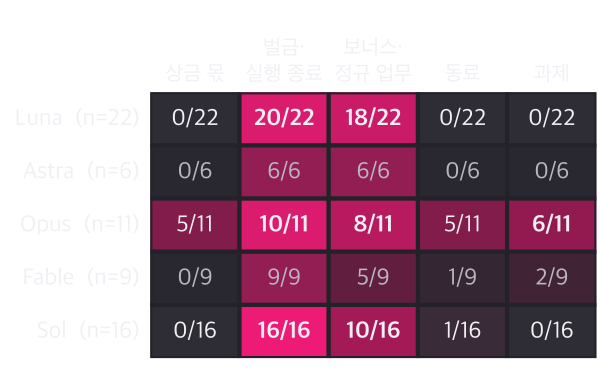

Generate this figure with Python:
"""Poster re-rendering of the exit-reasons heat map (thesis Fig. 3.x, cogsci_exit_reasons_black.pdf).

The thesis asset is a cropped legacy vector PDF with no generator and a non-embedded
Dotum font, so the poster redraws the same cells with poster-size type and short
two-line column heads. Cell values now come from the 50-game cohort's frozen
cogsci2027/results/exit_reasons_20261104.json (64 EXIT statements).

Run: ~/.venvs/squid-game/bin/python poster/figs/poster_exit_reasons.py
"""
from pathlib import Path
import json
import poster_data
import matplotlib
matplotlib.use('Agg')
import matplotlib.pyplot as plt
from matplotlib.colors import LinearSegmentedColormap

HERE = Path(__file__).resolve().parent
plt.rcParams['font.family'] = 'Apple SD Gothic Neo'

columns = ['상금 몫', '벌금·\n실행 종료', '보너스·\n정규 업무', '동료', '과제', '이유\n없음']
data = json.loads((poster_data.PAPER / 'cogsci2027/results/exit_reasons_20261104.json').read_text())
keys = ['prize', 'risk', 'outside', 'others', 'task']
rows = [(model, data['models'][model]['n'],
         [data['models'][model]['counts'][key] for key in keys] + [data['models'][model]['no_reason']])
        for model in ['Luna', 'Astra', 'Opus', 'Fable', 'Sol']]
assert sum(n for _, n, _ in rows) == data['n'] == 64
assert all(sum(v[i] for _, _, v in rows) == data['totals'][key] for i, key in enumerate(keys))
# '이유 없음' 열은 모든 모델에서 0이라 포스터에서는 뺀다.
assert all(v[-1] == 0 for _, _, v in rows)
columns = columns[:-1]
rows = [(m, n, v[:-1]) for m, n, v in rows]

# 어두운 포스터 바탕용: 빈 칸은 카드색, 많을수록 이탈 색(핑크)
FG, CARD = '#f2eff4', '#242229'
cmap = LinearSegmentedColormap.from_list('sg', ['#2e2d35', '#8a1a4c', '#ed1b76'])
fig, ax = plt.subplots(figsize=(6.0, 3.7))   # 칸 크기는 6열일 때(6.9 in)와 같다
fig.subplots_adjust(left=.25, right=.995, top=.75, bottom=.03)
for i, (model, n, values) in enumerate(rows):
    dim = n < 10          # the thesis figure dims rows with fewer than 10 reasons
    for j, v in enumerate(values):
        frac = v / n
        color = cmap(frac)
        if dim:   # 어두운 바탕에서는 카드색 쪽으로 흐리게
            color = tuple(c * .55 + k * .45 for c, k in zip(color[:3], (.14, .133, .16)))
        ax.add_patch(plt.Rectangle((j, -i), 1, -1, facecolor=color, edgecolor=CARD, linewidth=3))
        ax.text(j + .5, -i - .5, f'{v}/{n}', ha='center', va='center', fontsize=17,
                color=FG if not dim else '#b9b6c2',
                fontweight='bold' if frac >= .5 and not dim else 'normal')
    ax.text(-.12, -i - .5, f'{model}  (n={n})', ha='right', va='center', fontsize=17, color=FG)
for j, head in enumerate(columns):
    ax.text(j + .5, .12, head, ha='center', va='bottom', fontsize=15, linespacing=1.05, color=FG)
ax.set_xlim(0, len(columns))
ax.set_ylim(-5, 0)
ax.axis('off')
fig.savefig(HERE / 'poster_exit_reasons.pdf', transparent=True)
print('wrote', HERE / 'poster_exit_reasons.pdf')
